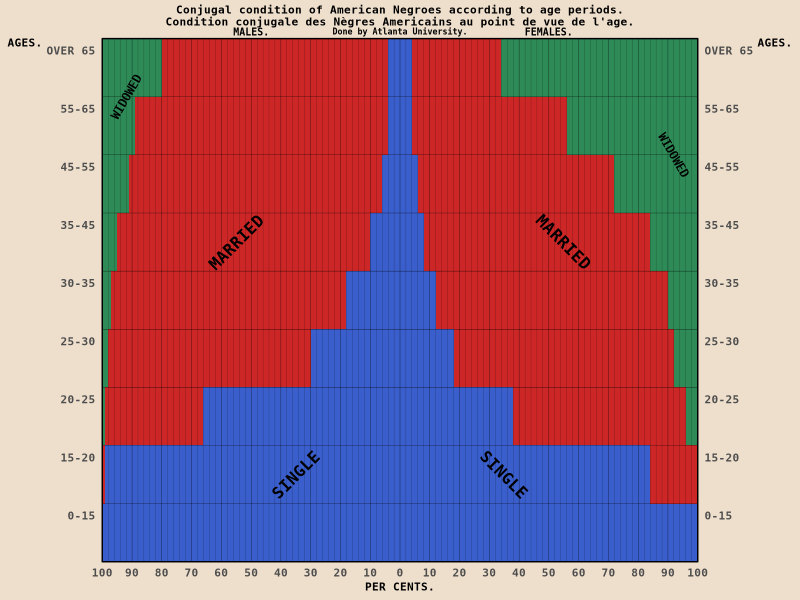

The R script that drew this image:
#################################
### ggplot2 meets W. E. B. Du Bois
###
### graph 4: =========================================
### conjugal condition
### original: https://hdl.loc.gov/loc.pnp/ppmsca.33915
###
### digitized original collection available at:
### https://www.loc.gov/pictures/collection/anedub/dubois.html
#################################

library(ggplot2)

### intial setup: ====================================

# going to use the Inconsolata font, available for download here:
# https://fontlibrary.org/en/font/inconsolata
font_name <- "Inconsolata"

# set up theme skeleton with apporpriate font, correct background color,
# centered and bold main title, centered subtitle
theme_du_bois <- function() {
  theme_gray(base_family = font_name) %+replace%
    theme(
      plot.background = element_rect(
        fill = "antiquewhite2",
        color = "antiquewhite2"
      ),
      panel.background = element_rect(
        fill = "antiquewhite2",
        color = "antiquewhite2"
      ),
      plot.title = element_text(
        hjust = 0.5,
        face = "bold"
      ),
      plot.subtitle = element_text(hjust = 0.5)
    )
}

# creating data -------
gender <- c("female", "male")
status <- c("single", "widowed", "married")
age_bins <- c(
  "0-15", "15-20", "20-25", "25-30", "30-35",
  "35-45", "45-55", "55-65", "OVER 65"
)

marital <- expand.grid(age_bins, gender, status)
names(marital) <- c("age", "gender", "status")
# eyeballing values from original graph:
# single women/men, widowed women/men, married women/men
marital$pct <- c(
  100, 84, 38, 18, 12, 8, 6, 4, 4,
  100, 99, 66, 30, 18, 10, 6, 4, 4,
  0, 0, 4, 8, 10, 16, 28, 44, 66,
  0, 0, 1, 2, 3, 5, 9, 11, 20,
  0, 16, 58, 74, 78, 76, 66, 52, 30,
  0, 1, 33, 68, 79, 85, 85, 85, 76
)

marital$status <- factor(
  marital$status,
  levels = c("widowed", "married", "single")
)
# want the age groups to be numeric so that i can use scale_x_continuous to
# duplicate this axis
marital$age_numeric <- as.numeric(marital$age)

# plot -------
ppmsca_33915 <- ggplot(
  data = marital,
  mapping = aes(
    x = age_numeric,
    # should just be able to negate pct to get pyramid plot. for gender, men
    # are on the left, so they get the negative
    y = ifelse(gender == "male", -pct, pct),
    fill = status
  )
) +
  geom_bar(
    stat = "identity",
    width = 1
  ) +
  scale_x_continuous(
    breaks = (1:9) + 0.5,
    labels = age_bins,
    expand = c(0, 0),
    sec.axis = dup_axis() # dual age axis
  ) +
  scale_y_continuous(
    breaks = seq(-100, 100, by = 10),
    labels = abs,
    expand = c(0, 0),
    # lines on original plot are by 2s
    minor_breaks = seq(-100, 100, by = 2)
  ) +
  scale_fill_manual(
    values = c("seagreen4", "firebrick3", "royalblue3"),
    labels = c("WIDOWED", "MARRIED", "SINGLE")
  ) +
  labs(
    title = "Conjugal condition of American Negroes according to age periods.\nCondition conjugale des Nègres Americains au point de vue de l'age.",
    subtitle = "Done by Atlanta University.",
    x = "AGES.",
    y = "PER CENTS."
  ) +
  coord_flip(clip = "off") +
  theme_du_bois()

# annotations for plot
ppmsca_33915 + annotate(
  "text",
  label = rep(c("SINGLE", "MARRIED", "WIDOWED"), each = 2
  ),
  # angle text for marital status
  y = c(-35, 35, -55, 55, -92, 92),
  angle = c(45, -45, 45, -45, 60, -60),
  x = c(2, 2, 6, 6, 8.5, 7.5),
  size = c(4, 4, 4, 4, 3, 3),
  family = font_name,
  fontface = "bold"
) +
  annotate(
    "text",
    label = c("MALES.", "FEMALES."),
    y = c(-50, 50),
    x = Inf, # is this a thing? will it just put it outside the panel with
    # clip = "off"?
    vjust = -0.4,
    size = 2.5,
    family = font_name,
    fontface = "bold"
  ) +
  ### theme adjustments
  theme(
    text = element_text(face = "bold"),
    panel.background = element_blank(),
    plot.title = element_text(
      size = 8,
      vjust = 2
    ),
    plot.subtitle = element_text(
      size = 6,
      vjust = 2
    ),
    axis.title = element_text(size = 8),
    axis.ticks = element_blank(),
    panel.grid.major = element_line(
      color = "black",
      size = 0.1
    ),
    panel.grid.minor.x = element_line(
      color = "black",
      size = 0.05
    ),
    panel.grid.minor.y = element_blank(),
    legend.background = element_blank(),
    legend.position = "none",
    legend.key = element_blank(),
    # put grid lines on top so not covered by plot
    panel.ontop = TRUE,
    panel.border = element_rect(
      fill = NA,
      color = "black"
    ),
    axis.text.x = element_text(size = 8),
    # both axes titles for age hortizontal instead of vertical, and put them at
    # the top, just above the values
    axis.title.y = element_text(
      angle = 0,
      vjust = 1
    ),
    axis.title.y.right = element_text(
      angle = 0,
      vjust = 1
    ),
    # age group labels need to be slightly below grid line
    axis.text.y = element_text(
      vjust = 2,
      size = 8
    )
  )
